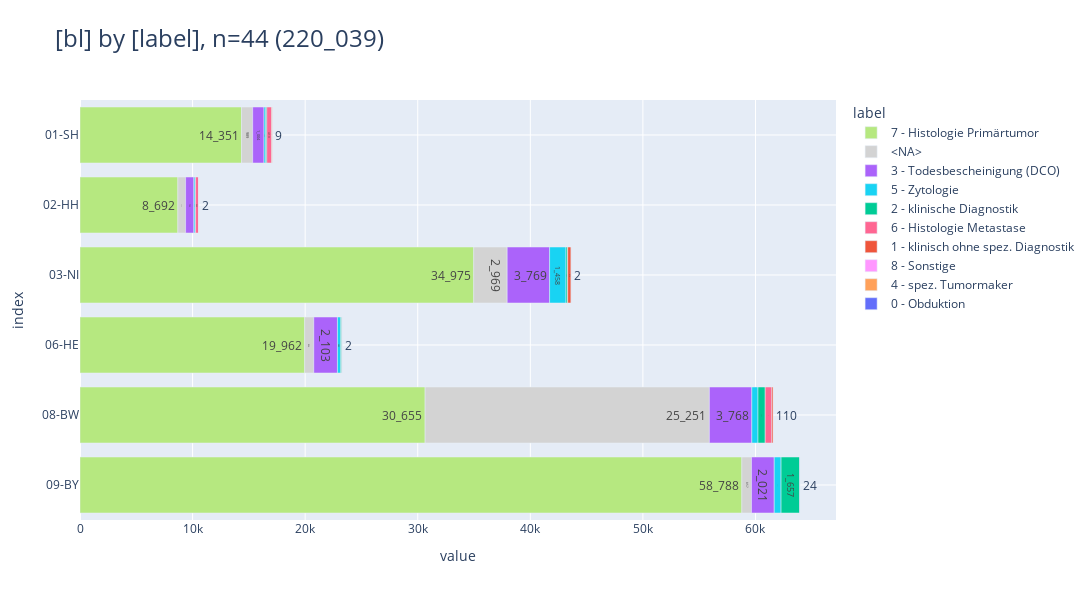

Notebook code for this chart:
### Code cell
_df = df_dsich[
    [
        "bl",
        "label",
        "cnt",
    ]
].sort_values("bl")

_ = pls.plot_stacked_bars(
    _df,
    # swap=True,
    orientation="h",
    # show_total=True,
    # normalize=True,
    # relative=True,
    height=600,
    # top_n_color=5,
    # sort_values_index=True,
    sort_values_color=True,
    # top_n_index=3,
    # precision=2,
    # show_other=True,
    # top_n_index=2,
    # kkr_col="bl",
)
_

### Figure 1 — Plotly figure (JSON) as saved in the notebook; plotly's stock layout.template omitted (floating-point values rounded to 4 significant figures)
{"data": [{"hovertemplate": "col=7 - Histologie Primärtumor<br>value=%{x}<br>index=%{y}<br>cnt_str=%{text}<extra></extra>", "legendgroup": "7 - Histologie Primärtumor", "marker": {"color": "#B6E880", "pattern": {"shape": ""}}, "name": "7 - Histologie Primärtumor", "orientation": "h", "showlegend": true, "text": ["14_351", "8_692", "34_975", "19_962", "30_655", "58_788"], "textposition": "auto", "type": "bar", "x": [14351, 8692, 34975, 19962, 30655, 58788], "xaxis": "x", "y": ["01-SH", "02-HH", "03-NI", "06-HE", "08-BW", "09-BY"], "yaxis": "y"}, {"hovertemplate": "col=<NA><br>value=%{x}<br>index=%{y}<br>cnt_str=%{text}<extra></extra>", "legendgroup": "<NA>", "marker": {"color": "lightgray", "pattern": {"shape": ""}}, "name": "<NA>", "orientation": "h", "showlegend": true, "text": ["989", "688", "2_969", "804", "25_251", "857"], "textposition": "auto", "type": "bar", "x": [989, 688, 2969, 804, 25251, 857], "xaxis": "x", "y": ["01-SH", "02-HH", "03-NI", "06-HE", "08-BW", "09-BY"], "yaxis": "y"}, {"hovertemplate": "col=3 - Todesbescheinigung (DCO)<br>value=%{x}<br>index=%{y}<br>cnt_str=%{text}<extra></extra>", "legendgroup": "3 - Todesbescheinigung (DCO)", "marker": {"color": "#AB63FA", "pattern": {"shape": ""}}, "name": "3 - Todesbescheinigung (DCO)", "orientation": "h", "showlegend": true, "text": ["1_004", "735", "3_769", "2_103", "3_768", "2_021"], "textposition": "auto", "type": "bar", "x": [1004, 735, 3769, 2103, 3768, 2021], "xaxis": "x", "y": ["01-SH", "02-HH", "03-NI", "06-HE", "08-BW", "09-BY"], "yaxis": "y"}, {"hovertemplate": "col=5 - Zytologie<br>value=%{x}<br>index=%{y}<br>cnt_str=%{text}<extra></extra>", "legendgroup": "5 - Zytologie", "marker": {"color": "#19D3F3", "pattern": {"shape": ""}}, "name": "5 - Zytologie", "orientation": "h", "showlegend": true, "text": ["146", "116", "1_458", "289", "550", "607"], "textposition": "auto", "type": "bar", "x": [146, 116, 1458, 289, 550, 607], "xaxis": "x", "y": ["01-SH", "02-HH", "03-NI", "06-HE", "08-BW", "09-BY"], "yaxis": "y"}, {"hovertemplate": "col=2 - klinische Diagnostik<br>value=%{x}<br>index=%{y}<br>cnt_str=%{text}<extra></extra>", "legendgroup": "2 - klinische Diagnostik", "marker": {"color": "#00CC96", "pattern": {"shape": ""}}, "name": "2 - klinische Diagnostik", "orientation": "h", "showlegend": true, "text": ["100", "35", "151", "104", "641", "1_657"], "textposition": "auto", "type": "bar", "x": [100, 35, 151, 104, 641, 1657], "xaxis": "x", "y": ["01-SH", "02-HH", "03-NI", "06-HE", "08-BW", "09-BY"], "yaxis": "y"}, {"hovertemplate": "col=6 - Histologie Metastase<br>value=%{x}<br>index=%{y}<br>cnt_str=%{text}<extra></extra>", "legendgroup": "6 - Histologie Metastase", "marker": {"color": "#FF6692", "pattern": {"shape": ""}}, "name": "6 - Histologie Metastase", "orientation": "h", "showlegend": true, "text": ["419", "262", "1", "584"], "textposition": "auto", "type": "bar", "x": [419, 262, 1, 584], "xaxis": "x", "y": ["01-SH", "02-HH", "03-NI", "08-BW"], "yaxis": "y"}, {"hovertemplate": "col=1 - klinisch ohne spez. Diagnostik<br>value=%{x}<br>index=%{y}<br>cnt_str=%{text}<extra></extra>", "legendgroup": "1 - klinisch ohne spez. Diagnostik", "marker": {"color": "#EF553B", "pattern": {"shape": ""}}, "name": "1 - klinisch ohne spez. Diagnostik", "orientation": "h", "showlegend": true, "text": ["65", "312", "110"], "textposition": "auto", "type": "bar", "x": [65, 312, 110], "xaxis": "x", "y": ["01-SH", "03-NI", "08-BW"], "yaxis": "y"}, {"hovertemplate": "col=8 - Sonstige<br>value=%{x}<br>index=%{y}<br>cnt_str=%{text}<extra></extra>", "legendgroup": "8 - Sonstige", "marker": {"color": "#FF97FF", "pattern": {"shape": ""}}, "name": "8 - Sonstige", "orientation": "h", "showlegend": true, "text": ["5", "24"], "textposition": "auto", "type": "bar", "x": [5, 24], "xaxis": "x", "y": ["03-NI", "09-BY"], "yaxis": "y"}, {"hovertemplate": "col=4 - spez. Tumormaker<br>value=%{x}<br>index=%{y}<br>cnt_str=%{text}<extra></extra>", "legendgroup": "4 - spez. Tumormaker", "marker": {"color": "#FFA15A", "pattern": {"shape": ""}}, "name": "4 - spez. Tumormaker", "orientation": "h", "showlegend": true, "text": ["9", "2", "7"], "textposition": "auto", "type": "bar", "x": [9, 2, 7], "xaxis": "x", "y": ["01-SH", "02-HH", "06-HE"], "yaxis": "y"}, {"hovertemplate": "col=0 - Obduktion<br>value=%{x}<br>index=%{y}<br>cnt_str=%{text}<extra></extra>", "legendgroup": "0 - Obduktion", "marker": {"color": "#636EFA", "pattern": {"shape": ""}}, "name": "0 - Obduktion", "orientation": "h", "showlegend": true, "text": ["2", "2"], "textposition": "auto", "type": "bar", "x": [2, 2], "xaxis": "x", "y": ["03-NI", "06-HE"], "yaxis": "y"}], "layout": {"barmode": "relative", "height": 600, "legend": {"title": {"text": "label"}, "tracegroupgap": 0, "traceorder": "normal"}, "title": {"font": {"size": 24}, "text": "[bl] by [label], n=44 (220_039)", "xanchor": "left", "y": 0.95, "yanchor": "top"}, "width": 1600, "xaxis": {"anchor": "y", "domain": [0, 1], "gridwidth": 1, "range": [0, 67150.0], "showgrid": true, "title": {"text": "value"}}, "yaxis": {"anchor": "x", "categoryarray": ["09-BY", "08-BW", "06-HE", "03-NI", "02-HH", "01-SH"], "categoryorder": "array", "domain": [0, 1], "gridwidth": 1, "showgrid": true, "title": {"text": "index"}}}}
